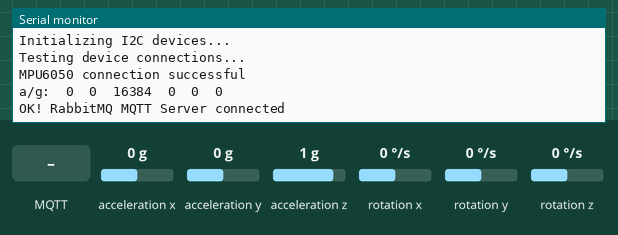
This sketch was run on a simulated ESP32. On the bench: the last lines printed to the serial monitor. Inputs (shaded band) come from the test bench; at power-on: acceleration x 0 g, acceleration y 0 g, acceleration z 1 g, rotation x 0 °/s, rotation y 0 °/s, rotation z 0 °/s. WiFi joins after 1.5 s; servers stay silent unless stated; no MQTT or app messages arrive unless stated.

Above: at 2.7 s.
2.8 s: MQTT message "1" arrives on the first subscribed topic
8.0 s: MQTT message "on" arrives on the first subscribed topic
13.0 s: MQTT message "off" arrives on the first subscribed topic
18.0 s: acceleration x set to -1.4 g
At 19.1 s:
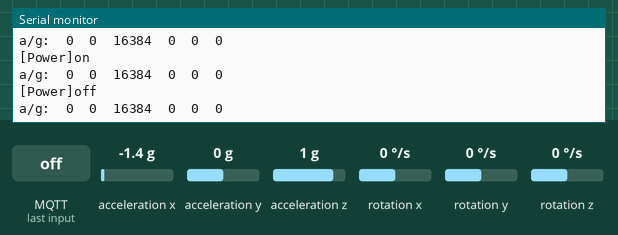
21.0 s: acceleration y set to -1.4 g
At 22.8 s:
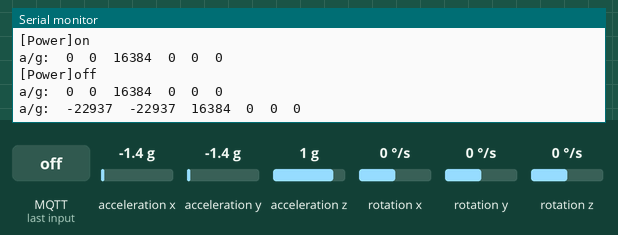
24.0 s: acceleration z set to -1.4 g
At 27.7 s:
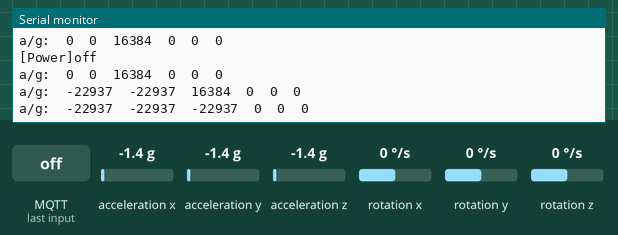

The sketch:

demoWiFi.ino
```cpp
#include <WiFi.h>
#include <WiFiClient.h>
#include <PubSubClient.h>
#include "I2Cdev.h"
#include "MPU6050.h"

#define SEND_PERIOD            1000
#define RECEIVE_PERIOD         5000

//const char* ssid = "PTIT_LAB_DAO_TAO";
//const char* password =  "buuchinh@";
const char* ssid = "KGM_TTCD";
const char* password =  "together@123";

char data_topic[] = "SM01";
char action_topic[] = "Power";
//char data_topic_TB[] = "v1/devices/me/telemetry";
char reply_topic[] = "device";
char device_id[] ="OLP_01";
uint16_t send_data_interval = SEND_PERIOD;
uint32_t lastTime;
uint32_t cycle_time;
uint16_t reconnect_time;

int16_t ax,ay,az,gx,gy,gz;

WiFiClient espClient;
PubSubClient client(espClient);

// Arduino Wire library is required if I2Cdev I2CDEV_ARDUINO_WIRE implementation
// is used in I2Cdev.h
#if I2CDEV_IMPLEMENTATION == I2CDEV_ARDUINO_WIRE
    #include "Wire.h"
#endif

// class default I2C address is 0x68
// specific I2C addresses may be passed as a parameter here
// AD0 low = 0x68 (default for InvenSense evaluation board)
// AD0 high = 0x69
MPU6050 accelgyro;
//MPU6050 accelgyro(0x69); // <-- use for AD0 high

#define OUTPUT_READABLE_ACCELGYRO

void setup() {
//  Serial.begin(115200);
  WiFi.begin(ssid, password);

  while (WiFi.status() != WL_CONNECTED) {
    delay(500);
    Serial.println("Connecting to WiFi..");
  }

  Serial.println("Connected to the WiFi network");
  Serial.println("");
  Serial.println("WiFi connected");
  Serial.println("IP address: ");
  Serial.println(WiFi.localIP());

 client.setServer("iot.nuce.space", 1883);
 client.setCallback(callback);

  // join I2C bus (I2Cdev library doesn't do this automatically)
    #if I2CDEV_IMPLEMENTATION == I2CDEV_ARDUINO_WIRE
        Wire.begin();
    #elif I2CDEV_IMPLEMENTATION == I2CDEV_BUILTIN_FASTWIRE
        Fastwire::setup(400, true);
    #endif

    // initialize serial communication
    // (38400 chosen because it works as well at 8MHz as it does at 16MHz, but
    // it's really up to you depending on your project)
    Serial.begin(38400);

    // initialize device
    Serial.println("Initializing I2C devices...");
    accelgyro.initialize();

    // verify connection
    Serial.println("Testing device connections...");
    Serial.println(accelgyro.testConnection() ? "MPU6050 connection successful" : "MPU6050 connection failed");

}

void prepare_send_data (char * buf, unsigned int length)
{

     sprintf(buf,"{\"0\":%d,\"1\":%d,\"2\":%d,\"3\":%d,\"4\":%d,\"5\":%d}",
               ax,ay,az,gx,gy,gz);
//     sprintf(buf,"%d,%d,%d,%d,%d,%d",
//               ax,ay,az,gx,gy,gz);
//       sprintf(buf,"%d",ax);
}


void loop() {
  accelgyro.getMotion6(&ax, &ay, &az, &gx, &gy, &gz);
  // these methods (and a few others) are also available
    //accelgyro.getAcceleration(&ax, &ay, &az);
    //accelgyro.getRotation(&gx, &gy, &gz);

    #ifdef OUTPUT_READABLE_ACCELGYRO
        // display tab-separated accel/gyro x/y/z values
        Serial.print("a/g:\t");
        Serial.print(ax); Serial.print("\t");
        Serial.print(ay); Serial.print("\t");
        Serial.print(az); Serial.print("\t");
        Serial.print(gx); Serial.print("\t");
        Serial.print(gy); Serial.print("\t");
        Serial.println(gz);
    #endif

    #ifdef OUTPUT_BINARY_ACCELGYRO
        Serial.write((uint8_t)(ax >> 8)); Serial.write((uint8_t)(ax & 0xFF));
        Serial.write((uint8_t)(ay >> 8)); Serial.write((uint8_t)(ay & 0xFF));
        Serial.write((uint8_t)(az >> 8)); Serial.write((uint8_t)(az & 0xFF));
        Serial.write((uint8_t)(gx >> 8)); Serial.write((uint8_t)(gx & 0xFF));
        Serial.write((uint8_t)(gy >> 8)); Serial.write((uint8_t)(gy & 0xFF));
        Serial.write((uint8_t)(gz >> 8)); Serial.write((uint8_t)(gz & 0xFF));
    #endif


  if (!client.connected()) {
    reconnect();
    reconnect_time++;
  }

  if(millis() - lastTime > send_data_interval)
  {
      char msg[96];
      prepare_send_data(msg, 96);
      client.publish(data_topic,msg);
      lastTime = millis();
      delay(1000L);
  }
  delay(4000L);
  client.loop();
}

void reconnect() {
  // Loop until we're reconnected

  while (!client.connected()) {
    // Serial.print("Attempting MQTT connection...");
    // Attempt to connect, just a name to identify the client
    char user[] = "at_ktht_03";    //"wiqusarz";
    char pass[] = "ktht@2018";    //"rj3naMiQKof4";
    char login_msg[]="OK";
    char connection_ok[] = "OK! RabbitMQ MQTT Server connected";
    char connection_fail[] = "Failed, rc=";
    if (client.connect(device_id,user,pass)) {
      Serial.println(connection_ok);
      // Once connected, publish an announcement...
      client.publish(reply_topic,login_msg);
      // ... and resubscribe
      client.subscribe(action_topic);
    } else {
       Serial.print(connection_fail);
       Serial.print(client.state());
       Serial.println("Wait");
      // Wait 5 seconds before retrying
      delay(3000);
    }
  }
}

//print any message received for subscribed topic
void callback(char* action_topic, byte* payload, unsigned int length) {
  Serial.print("[");
  Serial.print(action_topic);
  Serial.print("]");
  for (int i = 0; i < length; i++) {
    Serial.print((char)payload[i]);
  }
  Serial.println();


}
```

Measured:
- after the input at 21.0 s, the serial monitor: prints a new line after 0.59 s (image 2)
- after the input at 24.0 s, the serial monitor: prints a new line after 2.6 s (image 3)
